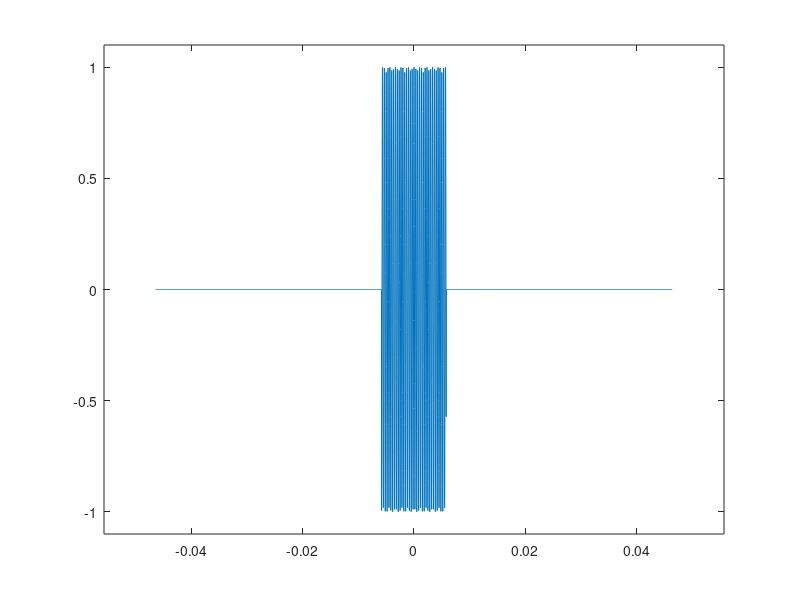
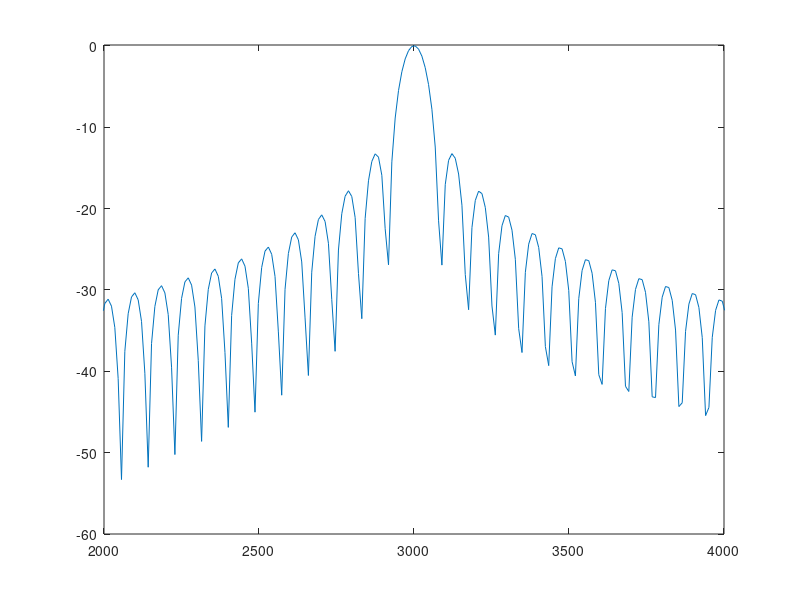

Write the MATLAB code that produced these figures, in order.
fc = 44100;
sinc = 1/fc;
outwin = 4096;
dur = outwin/fc;
freq = 3000;

t = [-dur/2:sinc:dur/2-sinc];
binsize = fc/outwin;

halfx = round(outwin/2);

inwin = 512;
winmezzi = floor(inwin/2);

x = exp(i*2*pi*freq*t);

boxcar = zeros(1, outwin);
boxcar(1, halfx-winmezzi:halfx+winmezzi) = 1;

x1 = x.*boxcar;

F = [-fc/2:binsize:fc/2-binsize];

fftbuffer = zeros(1, outwin);
fftbuffer (1:halfx) = x1(halfx+1:outwin); % parte destra
fftbuffer (halfx+1:outwin) = x1(1:halfx); % parte sinistra

Y = fft(fftbuffer, outwin);

figure(1)
plot(t, x1)
axis([-dur/2*1.2 dur/2*1.2 -1.1 1.1 ])

figure(2)
plot(F, 20*log10(abs(fftshift(Y))/inwin))
axis([2000 +4000 -60 0.1])
%
% figure(3)
% plot(F, unwrap(angle(Y())))